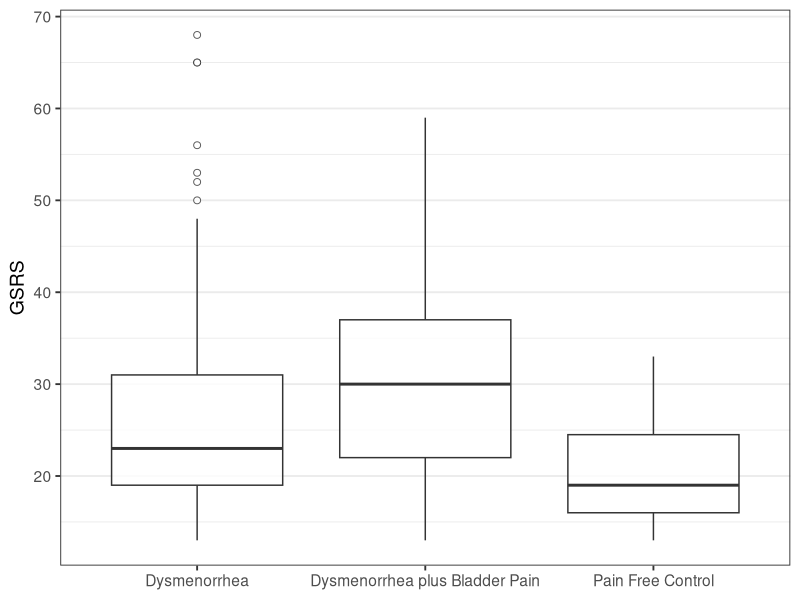
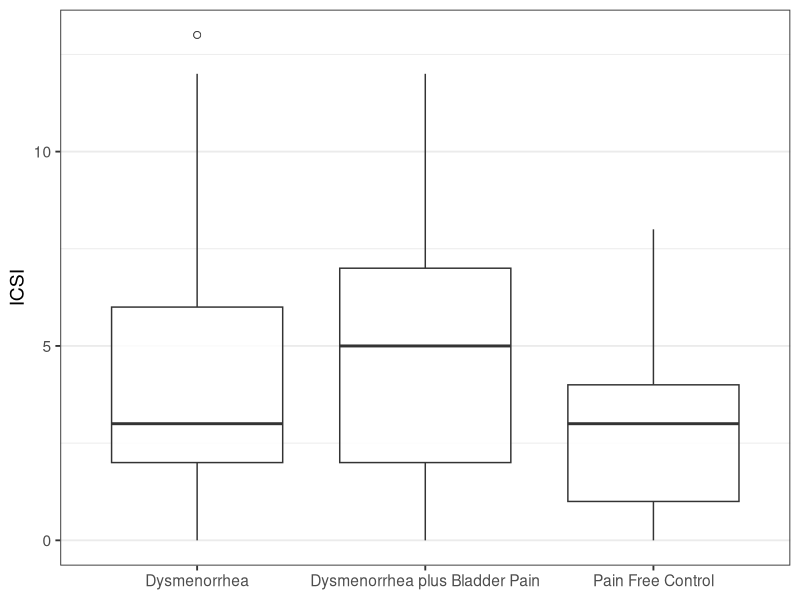
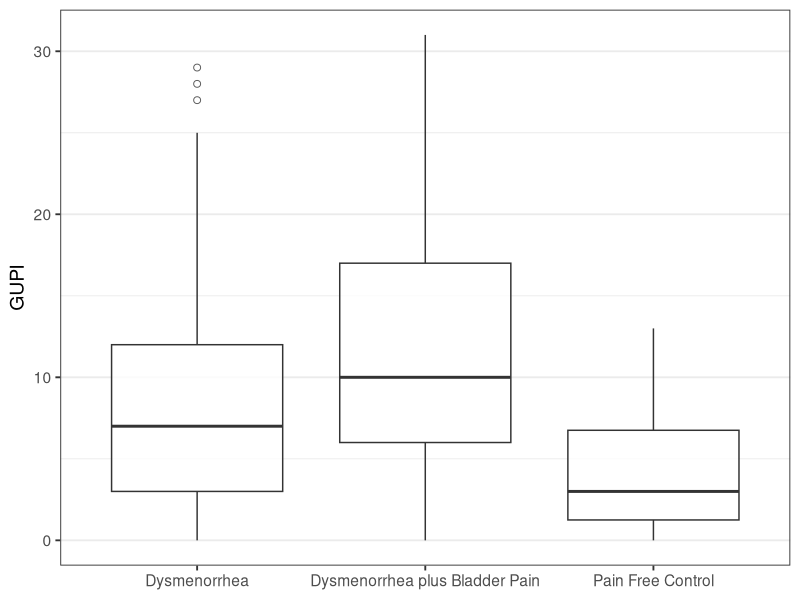

Reproduce these figures in R, in order.
#VBT Predictive Factors ~ part 2 (graphs)
#Written by Sarah Darnell, last modified 10.6.25

library(readr)
library(dplyr)
library(ggplot2)

#set working directory
setwd("~/Sarah work stuff/2025 Data Projects/VBT Predictive Factors CRAMPP2")

#import latest dataset
redcap <- read_csv("Edited data files/redcap_post_supplementary_vars.csv")

#############################################
##CPP measures box plots (GSRS, ICSI, GUPI)##
#############################################

#GSRS box plot
ggplot(redcap, aes(x = Group, y = gsrs_bl)) +
  geom_boxplot(outlier.shape = 21, outlier.size = 2, alpha = 0.8) +
  theme_bw(base_size = 14) +
  theme(
    legend.position = "none",
    panel.grid.major.x = element_blank(),
    axis.title.x = element_blank()
  ) +
  labs(
    y = "GSRS"
  )

#ICSI box plot
ggplot(redcap, aes(x = Group, y = icsi_bl)) +
  geom_boxplot(outlier.shape = 21, outlier.size = 2, alpha = 0.8) +
  theme_bw(base_size = 14) +
  theme(
    legend.position = "none",
    panel.grid.major.x = element_blank(),
    axis.title.x = element_blank()
  ) +
  labs(
    y = "ICSI"
  )

#GUPI box plot
ggplot(redcap, aes(x = Group, y = gupi_bl)) +
  geom_boxplot(outlier.shape = 21, outlier.size = 2, alpha = 0.8) +
  theme_bw(base_size = 14) +
  theme(
    legend.position = "none",
    panel.grid.major.x = element_blank(),
    axis.title.x = element_blank()
  ) +
  labs(
    y = "GUPI"
  )